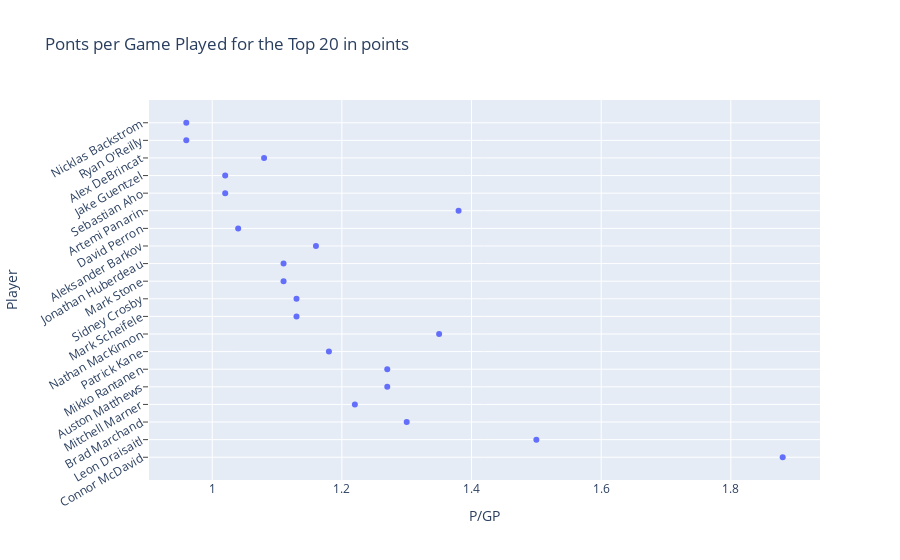

Source (notebook cell):
### Code cell
fig_dot_pgp = px.scatter(test_df, x='P/GP', y='Player', 
                        title='Ponts per Game Played for the Top 20 in points')

fig_dot_pgp.update_yaxes(nticks=22,ticks = "outside", tickangle=-30)

fig_dot_pgp.show()

### Figure 1 — Plotly figure (JSON) as saved in the notebook; plotly's stock layout.template omitted (floating-point values rounded to 4 significant figures)
{"data": [{"hovertemplate": "P/GP=%{x}<br>Player=%{y}<extra></extra>", "legendgroup": "", "marker": {"color": "#636efa", "symbol": "circle"}, "mode": "markers", "name": "", "orientation": "h", "showlegend": false, "type": "scatter", "x": [1.88, 1.5, 1.3, 1.22, 1.27, 1.27, 1.18, 1.35, 1.13, 1.13, 1.11, 1.11, 1.16, 1.04, 1.38, 1.02, 1.02, 1.08, 0.96, 0.96], "xaxis": "x", "y": ["Connor McDavid", "Leon Draisaitl", "Brad Marchand", "Mitchell Marner", "Auston Matthews", "Mikko Rantanen", "Patrick Kane", "Nathan MacKinnon", "Mark Scheifele", "Sidney Crosby", "Mark Stone", "Jonathan Huberdeau", "Aleksander Barkov", "David Perron", "Artemi Panarin", "Sebastian Aho", "Jake Guentzel", "Alex DeBrincat", "Ryan O'Reilly", "Nicklas Backstrom"], "yaxis": "y"}], "layout": {"legend": {"tracegroupgap": 0}, "title": {"text": "Ponts per Game Played for the Top 20 in points"}, "xaxis": {"anchor": "y", "domain": [0, 1], "title": {"text": "P/GP"}}, "yaxis": {"anchor": "x", "domain": [0, 1], "nticks": 22, "tickangle": -30, "ticks": "outside", "title": {"text": "Player"}}}}
